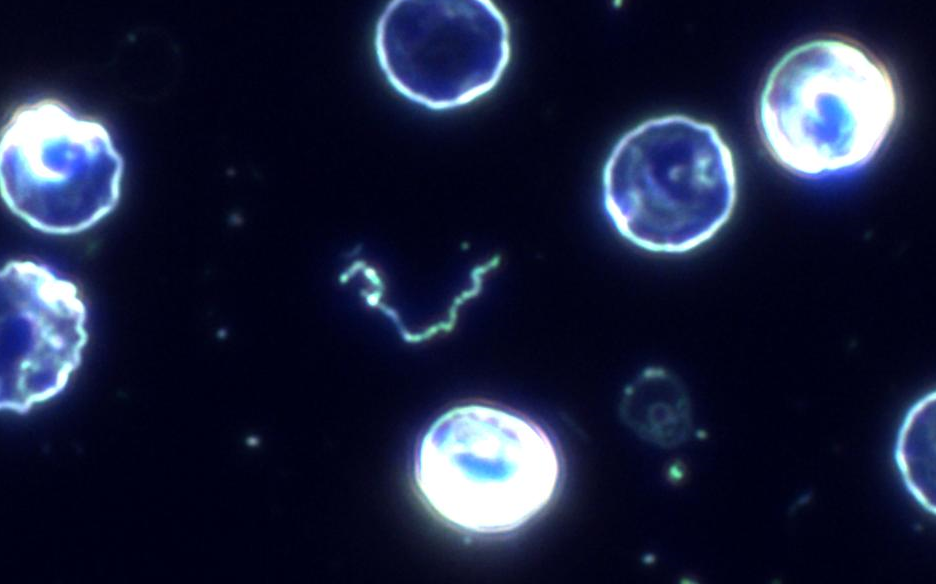
%> input picture IMG_11.png, 936 x 584 px
$ octave Task1to4.m   (GNU Octave 9; MATLAB toolbox functions it lacks are replaced by stand-ins)
%> lines starting %> are read from the running program, lines starting %| are printed output that depends on the picture; in (x1, y1, x2, y2) boxes, pixels count from 0 and x2, y2 are one past the last pixel; in counts of white or black regions, pixels touching at a corner belong together; the program's own positions count from 1
clear; close all;

% Task 1: Pre-processing -----------------------
% Step-1: Load input image
I = imread('IMG_11.png');
%> I is the input picture: size 584x936x3 uint8; mean R, G, B 27.5, 33.3, 59.9

% Step-2: Covert image to grayscale
I = rgb2gray(I);
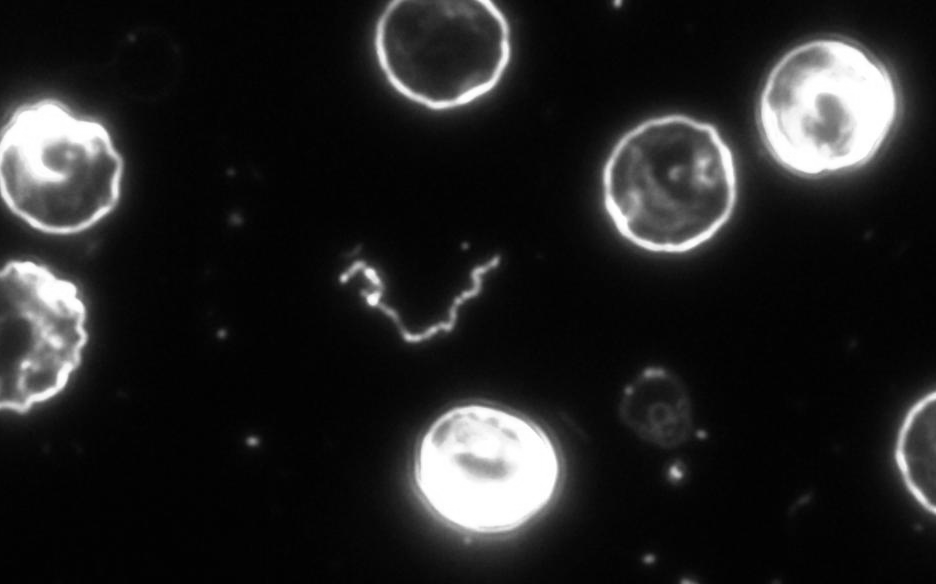
%> I: size 584x936 uint8; min 2, max 255, mean 34.6
%imshow(I);

% Step-3: Rescale image
I = imresize(I, [512, NaN]);
%> I: size 512x821 uint8
%imshow(I);

% Step-4: Produce histogram before enhancing
%imhist(I);

% Step-5: Enhance image before binarisation
I = medfilt2(I, [5,5]);
%I = imadjust(I);

% Step-6: Histogram after enhancement
%imhist(I_histeq, 10);

% Step-7: Image Binarisation
% Use Otsu's method
G = graythresh(I);
%> G = 0.412
I_bin = imbinarize(I, G);
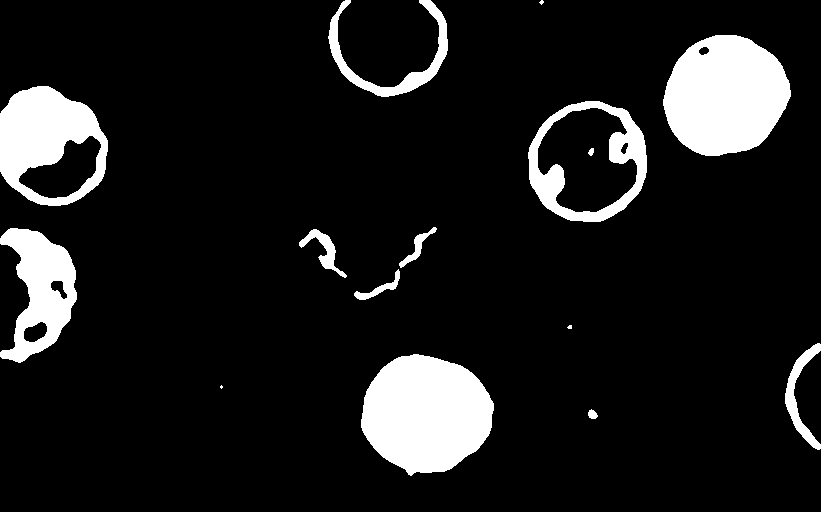
%> I_bin: size 512x821 logical; 11.1% white; 15 white regions (3 under 20 px), largest, box (x1, y1, x2, y2) and area: (361, 354, 494, 476) 12080, (663, 35, 791, 156) 11707, (0, 86, 108, 206) 7513

% extra step to open and erode to further reduce noise
I_area = bwareaopen(I_bin, 400, 4);

%% Task 2: Edge detection ------------------------
I_edge = medfilt2(I, [12,12]);
I_edge = imadjust(I_edge, [], [], 3);

I_edge = edge(I_edge, 'canny');
%> I_edge: size 512x821 logical; 1.1% white in thin lines or dots

%% Task 3: Simple segmentation --------------------
I_binA = imclearborder(I_bin); % get objects not attached to border
%> I_binA: size 512x821 logical; 7.1% white; 10 white regions (2 under 20 px), largest, box (x1, y1, x2, y2) and area: (361, 354, 494, 476) 12080, (663, 35, 791, 156) 11707, (528, 101, 647, 222) 4563
I_binA = imfill(I_binA, "holes"); % fill in holes
%> I_binA: size 512x821 logical; 8.7% white; 9 white regions (2 under 20 px), largest, box (x1, y1, x2, y2) and area: (361, 354, 494, 476) 12080, (663, 35, 791, 156) 11766, (528, 101, 647, 222) 11402

I_binB = I_bin & ~I_binA; % get only border-touching objects
%> I_binB: size 512x821 logical; 4% white; 5 white regions (1 under 20 px), largest, box (x1, y1, x2, y2) and area: (0, 86, 108, 206) 7513, (0, 228, 77, 363) 5692, (328, 0, 448, 97) 2369, (785, 343, 821, 450) 1106
I_binB = bwconvhull(I_binB, "objects"); % and get their outline via bwconvhull()
%> I_binB: size 512x821 logical; 7.4% white; 5 white regions (1 under 20 px), largest, box (x1, y1, x2, y2) and area: (0, 86, 108, 206) 10427, (328, 0, 448, 97) 9610, (0, 228, 77, 363) 8441, (785, 343, 821, 450) 2800

I_bin = I_binA + I_binB; % add border shapes to centre shapes

imshow(I_bin);

%% Task 4: Object Recognition --------------------
I_labelled = bwlabel(I_bin); % label each region
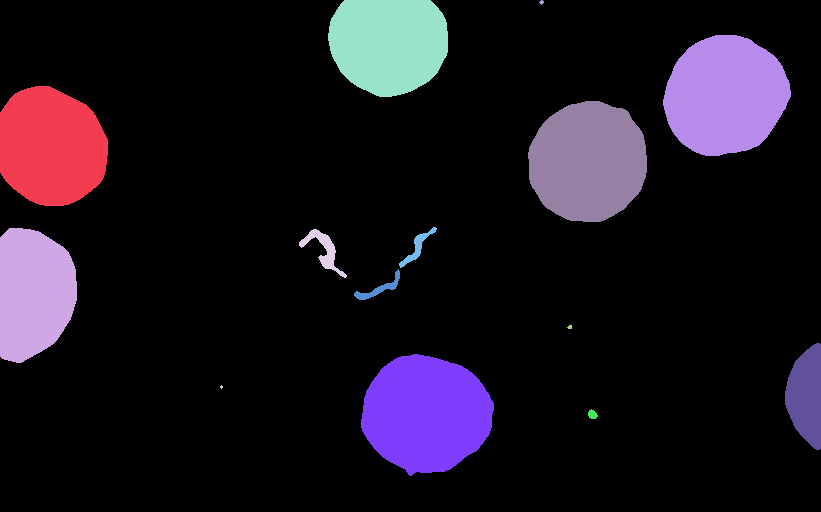
%> I_labelled: size 512x821 double; 15 distinct labels, from 0 to 14; one colour per label, 0 black
properties = regionprops(I_labelled, "Circularity"); % get circularity of regions
%> properties = 14 items; first 5, Circularity: 0.983, 0.839, 0.936, 0.246, 0.956
mask = [properties.Circularity] > 0.5; % only regions with over X circularity rating
%> mask = [true true true false true false true false true true true true true true]
I_circles = ismember(I_labelled, find(mask)); % match circular onjects to those in original image

I_noncircles = I_bin & ~I_circles;
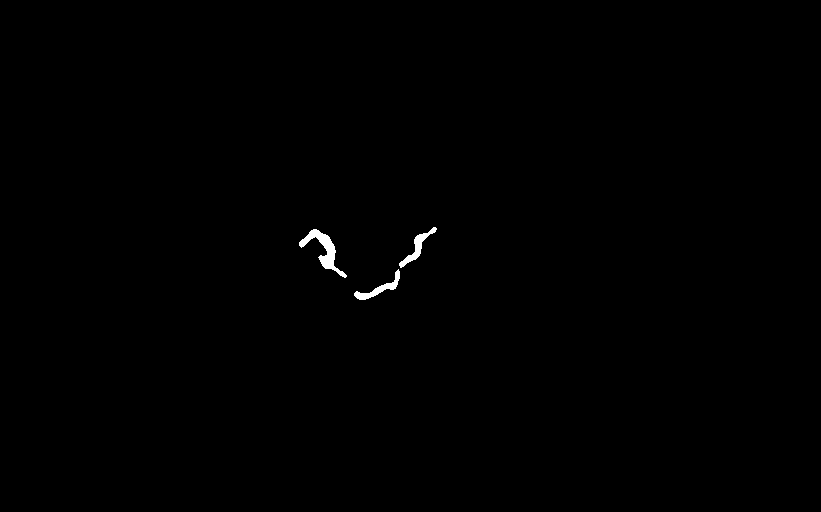
%> I_noncircles: size 512x821 logical; 0.31% white; 3 white regions, box (x1, y1, x2, y2) and area: (299, 229, 347, 278) 635, (354, 269, 400, 300) 341, (399, 227, 437, 268) 340
%imshow(I_noncircular);

composite = cat(3, I_circles, I_noncircles, I_noncircles);
imshow(im2uint8(composite));

%% Ground Truth analysis
gt = imread("IMG_11_GT.png");
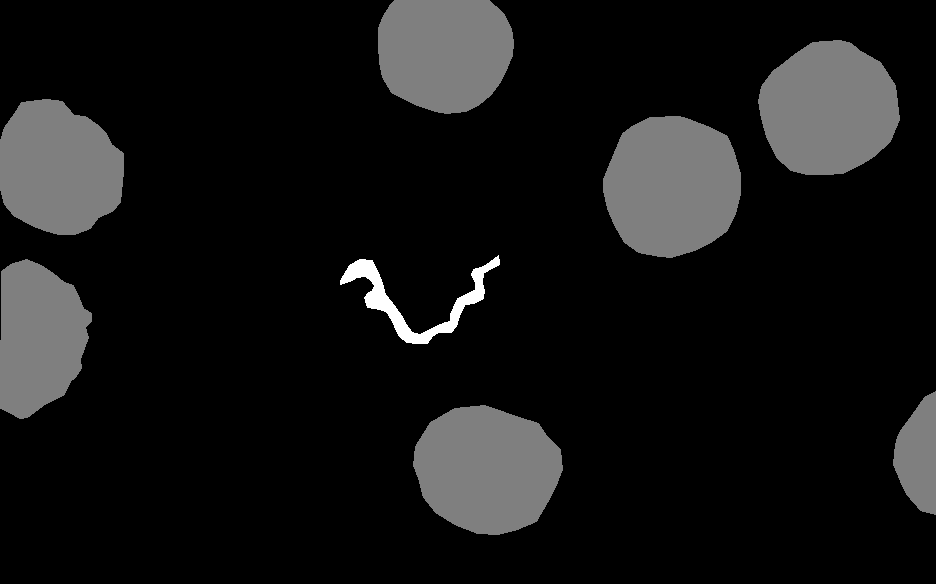
%> input picture IMG_11_GT.png, 936 x 584 px
%> gt is the input picture: size 584x936x3 uint8; min 0, max 2, mean 0.168
gt = rgb2gray(gt);
%> gt: size 584x936 uint8
gt = label2rgb(gt, "hsv", "k");
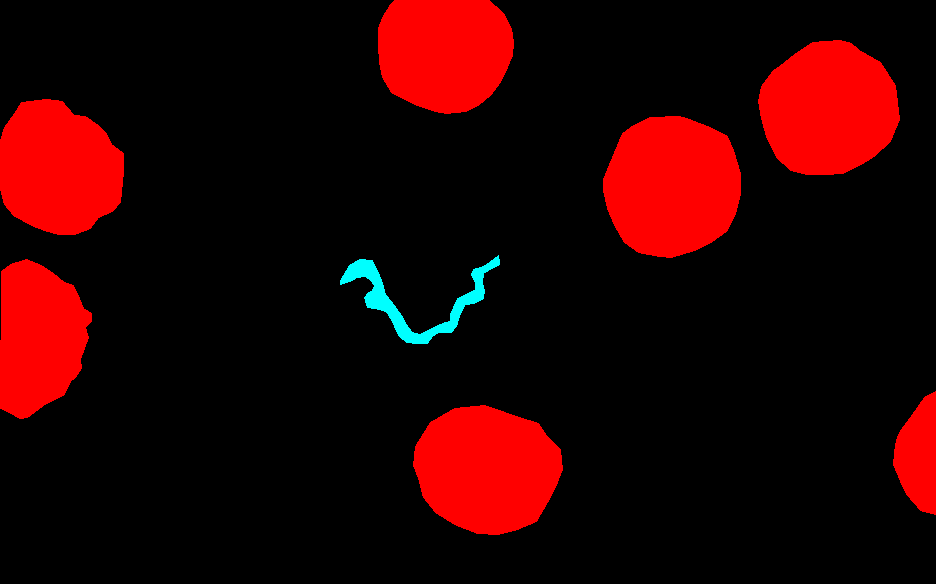
%> gt: size 584x936x3 uint8; mean R, G, B 40.1, 1.4, 1.4
gt = imresize(gt, [512, NaN]);
%> gt: size 512x821x3 uint8

imshowpair(composite, gt, 'montage');
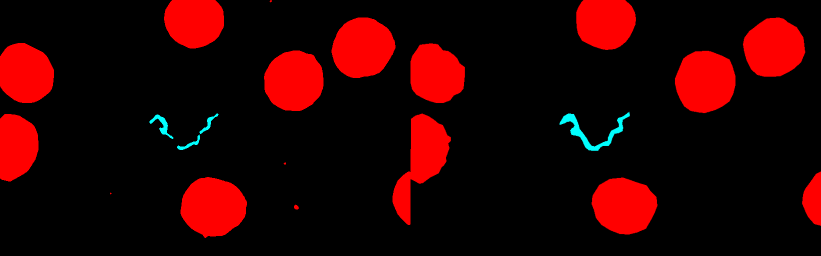
%> displayed picture: size 512x1642x3, on the screen's scale of 0 to 255 (shown at 1/2 size); mean R, G, B 40.2, 1.1, 1.1
